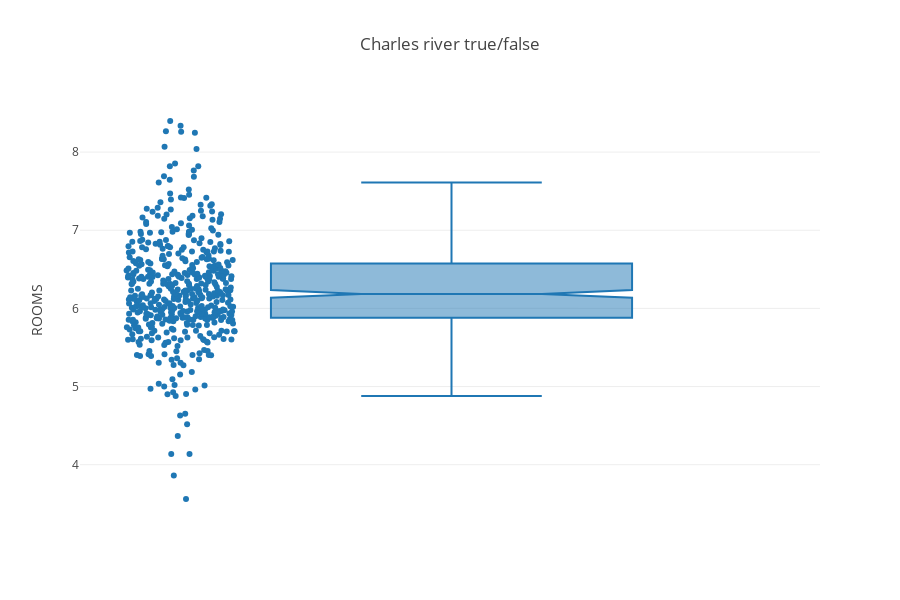

Here is the notebook cell this chart was saved with:
### Code cell
fig = px.box(dfc, y="ROOMS", points="all",
             notched=True, # used notched shape
             title="Charles river true/false" )




fig.show()

### Figure 1 — Plotly figure (JSON) as saved in the notebook; plotly's stock layout.template omitted (floating-point values rounded to 4 significant figures; data arrays with more than 128 entries replaced by an {"elided": "..."} marker saying what was removed)
{"data": [{"alignmentgroup": "True", "boxpoints": "all", "hoverlabel": {"namelength": 0}, "hovertemplate": "ROOMS=%{y}", "legendgroup": "", "marker": {"color": "#1F77B4"}, "name": "", "notched": true, "offsetgroup": "", "orientation": "v", "showlegend": false, "type": "box", "x0": " ", "xaxis": "x", "y": {"elided": "489 float values"}, "y0": " ", "yaxis": "y"}], "layout": {"boxmode": "group", "height": 600, "legend": {"tracegroupgap": 0}, "title": {"text": "Charles river true/false"}, "xaxis": {"anchor": "y", "domain": [0, 1]}, "yaxis": {"anchor": "x", "domain": [0, 1], "title": {"text": "ROOMS"}}}}
